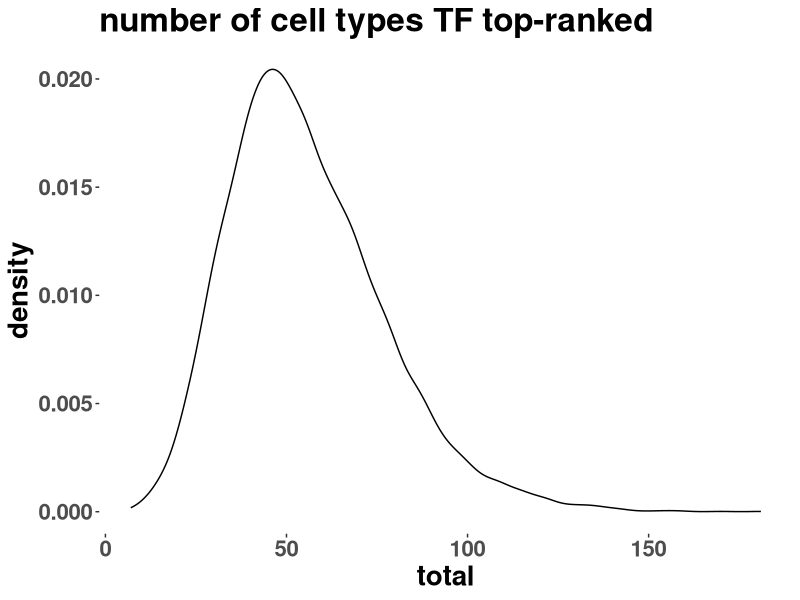

Generate this figure with R:
library(ggplot2)
library(readxl)
data = read_excel("control1.xlsx")
a = data.frame(time = c(1:10000))
b = cbind(a,data)
pdf('total_control_TF_line.pdf',pointsize=16)
p=ggplot(data, aes(total)) +stat_density(geom = 'line', position = 'identity')+theme(panel.background = element_blank(),text = element_text(size=20,face = "bold"))+labs(title="number of cell types TF top-ranked")
p
dev.off()



